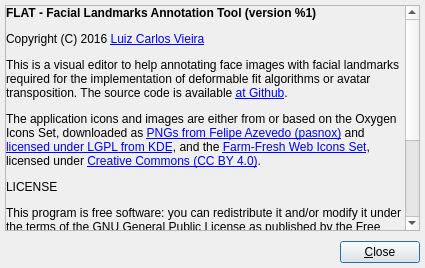
<?xml version="1.0" encoding="UTF-8"?>
<ui version="4.0">
 <class>AboutWindow</class>
 <widget class="QDialog" name="AboutWindow">
  <property name="windowModality">
   <enum>Qt::ApplicationModal</enum>
  </property>
  <property name="geometry">
   <rect>
    <x>0</x>
    <y>0</y>
    <width>425</width>
    <height>268</height>
   </rect>
  </property>
  <property name="windowTitle">
   <string>About...</string>
  </property>
  <property name="locale">
   <locale language="English" country="UnitedKingdom"/>
  </property>
  <property name="modal">
   <bool>true</bool>
  </property>
  <layout class="QGridLayout" name="gridLayout_2">
   <property name="leftMargin">
    <number>5</number>
   </property>
   <property name="topMargin">
    <number>5</number>
   </property>
   <property name="rightMargin">
    <number>5</number>
   </property>
   <property name="bottomMargin">
    <number>5</number>
   </property>
   <property name="spacing">
    <number>5</number>
   </property>
   <item row="0" column="0">
    <layout class="QVBoxLayout" name="vLayout">
     <property name="spacing">
      <number>10</number>
     </property>
     <item>
      <widget class="QScrollArea" name="scrollArea">
       <property name="widgetResizable">
        <bool>true</bool>
       </property>
       <widget class="QWidget" name="scrollAreaWidgetContents">
        <property name="geometry">
         <rect>
          <x>0</x>
          <y>0</y>
          <width>394</width>
          <height>331</height>
         </rect>
        </property>
        <layout class="QGridLayout" name="gridLayout">
         <property name="leftMargin">
          <number>0</number>
         </property>
         <property name="topMargin">
          <number>0</number>
         </property>
         <property name="rightMargin">
          <number>0</number>
         </property>
         <property name="bottomMargin">
          <number>0</number>
         </property>
         <property name="spacing">
          <number>0</number>
         </property>
         <item row="0" column="0">
          <widget class="QLabel" name="label">
           <property name="text">
            <string>&lt;html&gt;&lt;head/&gt;&lt;body&gt;&lt;p&gt;&lt;span style=&quot; font-weight:600;&quot;&gt;FLAT - Facial Landmarks Annotation Tool (version %1)&lt;/span&gt;&lt;/p&gt;&lt;p&gt;Copyright (C) 2016 &lt;a href=&quot;http://www.luiz.vieira.nom.br/&quot;&gt;&lt;span style=&quot; text-decoration: underline; color:#0000ff;&quot;&gt;Luiz Carlos Vieira&lt;/span&gt;&lt;/a&gt;&lt;/p&gt;&lt;p&gt;This is a visual editor to help annotating face images with facial landmarks required for the implementation of deformable fit algorithms or avatar transposition. The source code is available &lt;a href=&quot;https://github.com/luigivieira/Facial-Landmarks-Annotation-Tool&quot;&gt;&lt;span style=&quot; text-decoration: underline; color:#0000ff;&quot;&gt;at Github&lt;/span&gt;&lt;/a&gt;.&lt;/p&gt;&lt;p&gt;The application icons and images are either from or based on the Oxygen Icons Set, downloaded as &lt;a href=&quot;https://github.com/pasnox/oxygen-icons-png&quot;&gt;&lt;span style=&quot; text-decoration: underline; color:#0000ff;&quot;&gt;PNGs from Felipe Azevedo (pasnox)&lt;/span&gt;&lt;/a&gt; and &lt;a href=&quot;https://techbase.kde.org/Projects/Oxygen/Licensing&quot;&gt;&lt;span style=&quot; text-decoration: underline; color:#0000ff;&quot;&gt;licensed under LGPL from KDE&lt;/span&gt;&lt;/a&gt;, and the &lt;a href=&quot;http://www.fatcow.com/free-icons&quot;&gt;&lt;span style=&quot; text-decoration: underline; color:#0000ff;&quot;&gt;Farm-Fresh Web Icons Set&lt;/span&gt;&lt;/a&gt;, licensed under &lt;a href=&quot;http://creativecommons.org/licenses/by/4.0/&quot;&gt;&lt;span style=&quot; text-decoration: underline; color:#0000ff;&quot;&gt;Creative Commons (CC BY 4.0)&lt;/span&gt;&lt;/a&gt;.&lt;/p&gt;&lt;p&gt;LICENSE&lt;/p&gt;&lt;p&gt;This program is free software: you can redistribute it and/or modify it under the terms of the GNU General Public License as published by the Free Software Foundation, either version 3 of the License, or (at your option) any later version.&lt;/p&gt;&lt;p&gt;This program is distributed in the hope that it will be useful, but WITHOUT ANY WARRANTY; without even the implied warranty of MERCHANTABILITY or FITNESS FOR A PARTICULAR PURPOSE. See the GNU General Public License for more details.&lt;/p&gt;&lt;p&gt;You should have received a copy of the GNU General Public License along with this program. If not, see &lt;a href=&quot;http://www.gnu.org/licenses/&quot;&gt;&lt;span style=&quot; text-decoration: underline; color:#0000ff;&quot;&gt;http://www.gnu.org/licenses/&lt;/span&gt;&lt;/a&gt;.&lt;/p&gt;&lt;/body&gt;&lt;/html&gt;</string>
           </property>
           <property name="alignment">
            <set>Qt::AlignLeading|Qt::AlignLeft|Qt::AlignTop</set>
           </property>
           <property name="wordWrap">
            <bool>true</bool>
           </property>
           <property name="openExternalLinks">
            <bool>true</bool>
           </property>
          </widget>
         </item>
        </layout>
       </widget>
      </widget>
     </item>
     <item>
      <layout class="QHBoxLayout" name="hLayout">
       <property name="spacing">
        <number>0</number>
       </property>
       <item>
        <spacer name="horizontalSpacer">
         <property name="orientation">
          <enum>Qt::Horizontal</enum>
         </property>
         <property name="sizeHint" stdset="0">
          <size>
           <width>40</width>
           <height>20</height>
          </size>
         </property>
        </spacer>
       </item>
       <item>
        <widget class="QPushButton" name="closeButton">
         <property name="maximumSize">
          <size>
           <width>80</width>
           <height>16777215</height>
          </size>
         </property>
         <property name="text">
          <string>&amp;Close</string>
         </property>
         <property name="default">
          <bool>true</bool>
         </property>
        </widget>
       </item>
      </layout>
     </item>
    </layout>
   </item>
  </layout>
 </widget>
 <resources/>
 <connections>
  <connection>
   <sender>closeButton</sender>
   <signal>clicked()</signal>
   <receiver>AboutWindow</receiver>
   <slot>accept()</slot>
   <hints>
    <hint type="sourcelabel">
     <x>380</x>
     <y>249</y>
    </hint>
    <hint type="destinationlabel">
     <x>212</x>
     <y>133</y>
    </hint>
   </hints>
  </connection>
 </connections>
</ui>
